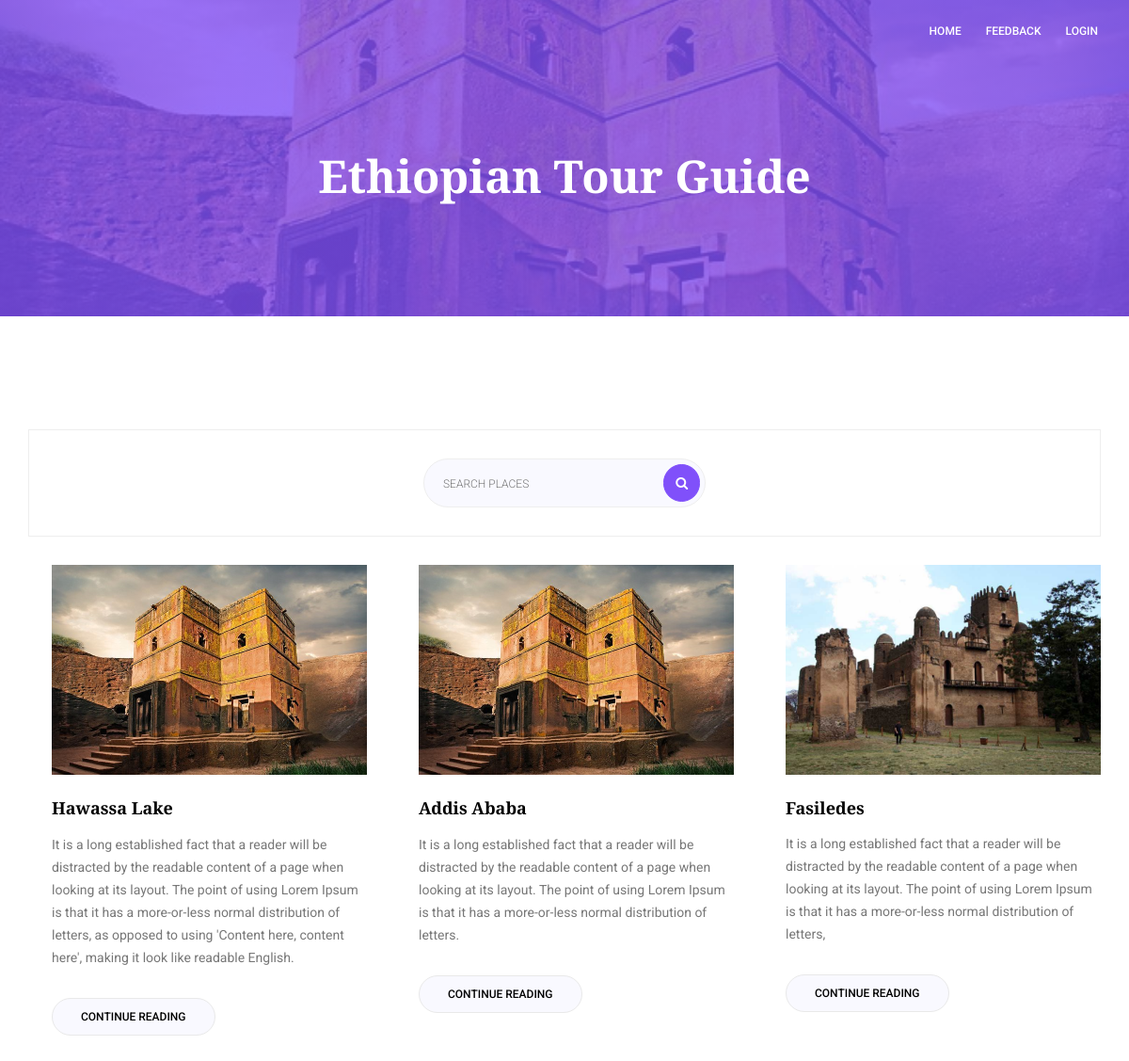
The page / on the database its author committed.
### tables this page shows
CREATE TABLE `place` (
  `id` int(11) NOT NULL,
  `name` varchar(30) DEFAULT NULL,
  `location` varchar(40) DEFAULT NULL,
  `distance` varchar(20) DEFAULT NULL,
  `category` varchar(15) DEFAULT NULL,
  `description` varchar(400) DEFAULT NULL,
  `imgUrl` varchar(30) NOT NULL
);

### Controller/PlaceController.php (called while the page is built, shortened)
<?php
    class PlaceController{
        public function getPlaces()
        {
            include_once('./Model/Place.php');
            $query = "select * from place";
            $places=array();
    	    $result = $mysqli->query($query) or die($mysqli->error.__LINE__);
              while($row = $result->fetch_assoc()){
                    $place = new Place($row['id'],$row['name'],$row['location'],
                    $row['distance'],$row['category'],$row['description'],$row['imgUrl']);
                    $places[] = $place;
            }
              return $places;
        }
    }
?>

### Model/Place.php (called while the page is built, shortened)
<?php
    class Place{
        private $id;
        private $name;
        private $description;
        private $imgUrl;
        public function __construct($id,$name,$location,$distance,$category,$description,$imgUrl) {
            $this->id = $id;
            $this->name = $name;
            $this->description = $description;
            $this->imgUrl = $imgUrl;
        }
        public function getId()
        {
            return $this->id;
        }
        public function getName()
        {
            return $this->name;
        }
        public function getDescription()
        {
            return $this->description;
        }
        public function getUrl()
        {
            return $this->imgUrl;
        }
    }
?>

### index.php (the view, shortened to what this page needs)
<?php
    include('./Controller/PlaceController.php');
	$placeController = new PlaceController();
	if(isset($_GET['search'])){
		$output = $placeController->search($_GET['search']);
	}else{
		$output = $placeController->getPlaces();
	}
?>
<!DOCTYPE html>
<html lang="zxx" class="no-js">
<head>
	<link rel="stylesheet" href="./plugins/css/linearicons.css">
	<link rel="stylesheet" href="./plugins/css/font-awesome.min.css">
	<link rel="stylesheet" href="./plugins/css/bootstrap.css">
	<link rel="stylesheet" href="./plugins/css/magnific-popup.css">
	<link rel="stylesheet" href="./plugins/css/nice-select.css">
	<link rel="stylesheet" href="./plugins/css/animate.min.css">
	<link rel="stylesheet" href="./plugins/css/owl.carousel.css">
	<link rel="stylesheet" href="./plugins/css/main.css">
</head>
<body>
	<header id="header">
		<div class="container box_1170 main-menu">
			<div class="row align-items-center justify-content-between d-flex">
				<nav id="nav-menu-container">
				<ul class="nav-menu">
                            <li class="menu-active"><a href="index.php">Home</a></li>
                            <li><a href="./View/addFeedback.php">Feedback</a></li>
                            <li>
                                <li><a href="./View/login.php">Login</a></li>
                            </li>
                    </ul>
				</nav>
			</div>
		</div>
	</header>
	<section class="banner-area relative">
		<div class="overlay overlay-bg"></div>
		<div class="container box_1170">
			<div class="row d-flex align-items-center justify-content-center">
				<div class="about-content col-lg-12">
					<h1 class="text-white">
						Ethiopian Tour Guide
					</h1>
				</div>
			</div>
		</div>
	</section>
	<div class="main-body section-gap">
		<div class="container box_1170">
			<div class="row">
				<div class="col-lg-12 post-list">
					<div class="single-widget search-widget">
						<form class="example" action="index.php" method="GET" style="margin:auto;max-width:300px">
							<input type="text" placeholder="Search Places" name="search">
							<button type="submit"><i class="fa fa-search"></i></button>
						</form>
					</div>
				</div>
				<div class="col-lg-12 post-list">
					<section class="post-area">
						<div class="row">
                            <?php foreach($output as $place){ ?>
                                <div class="col-lg-4 col-md-4">
                                    <div class="single-post-item short">
										<figure>
											<img class="post-img img-fluid" src="./plugins/img/<?php echo $place->getUrl()  ?>" alt="">
										</figure>
										<h3>
											<a><?php echo $place->getName() ?></a>
										</h3>
										<p><?php echo $place->getDescription() ?></p>
										<a href="./View/detailPlace.php?id=<?php echo $place->getId() ?>" class="primary-btn text-uppercase mt-15">continue Reading</a>
									</div>
                                </div>
                            <?php } ?>
						</div>
					</section>
				</div>
			</div>
		</div>
</body>
</html>

### rows shown on the page
place: imgUrl (picture), name "Hawassa Lake", description "It is a long established fact that a reader will be distracted by the readable content of a page when looking at its layout. The point of using Lorem Ipsum is that it has a more-or-less normal distribution of letters, as opposed to using 'Content here, content here', making it look like readable English."
place: imgUrl (picture), name "Addis Ababa", description "It is a long established fact that a reader will be distracted by the readable content of a page when looking at its layout. The point of using Lorem Ipsum is that it has a more-or-less normal distribution of letters."
place: imgUrl (picture), name "Fasiledes", description "It is a long established fact that a reader will be distracted by the readable content of a page when looking at its layout. The point of using Lorem Ipsum is that it has a more-or-less normal distribution of letters,"
